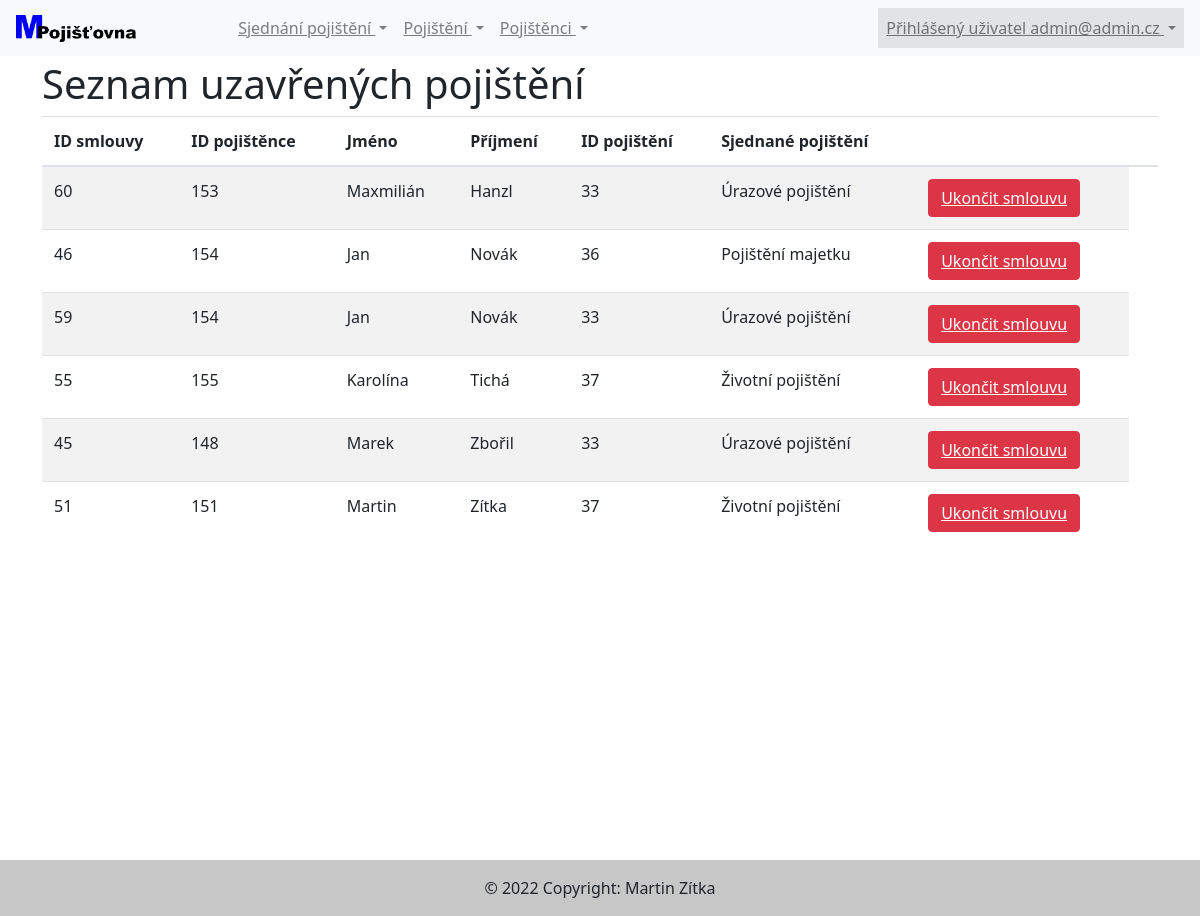
The app's page /readSjednani.php (signed in), older data.
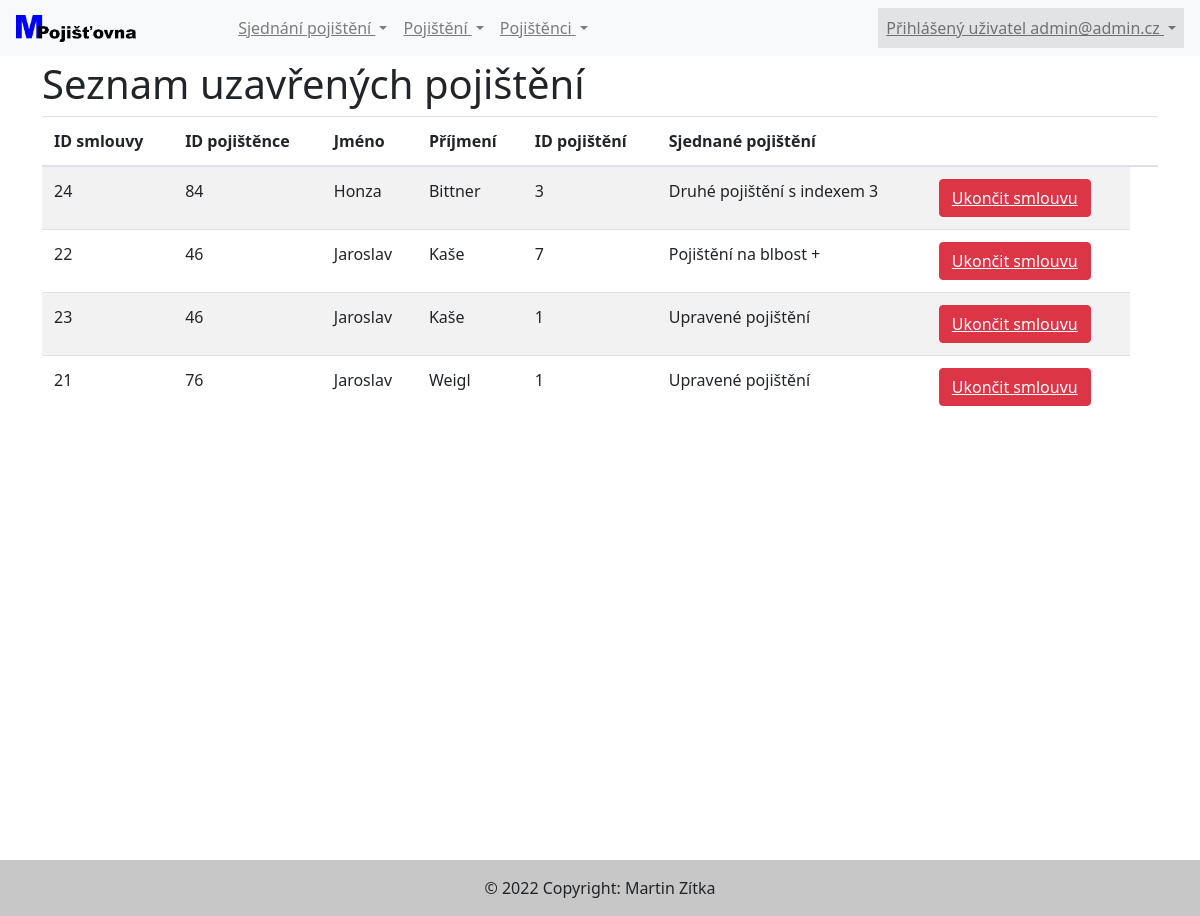
The same page, newer data.
### tables this page shows
CREATE TABLE `pojistenci_pojisteni` (
  `sjednaniId` int(11) NOT NULL,
  `pojistenecId` int(11) DEFAULT NULL,
  `pojisteniId` int(11) DEFAULT NULL
);

CREATE TABLE `pojistenci` (
  `pojistenecId` int(11) NOT NULL,
  `jmeno` varchar(60) DEFAULT NULL,
  `prijmeni` varchar(60) DEFAULT NULL,
  `datumNarozeni` date DEFAULT NULL,
  `telefon` varchar(20) DEFAULT NULL
);

CREATE TABLE `pojisteni` (
  `pojisteniId` int(11) NOT NULL,
  `nazev` varchar(255) DEFAULT NULL,
  `popis` text DEFAULT NULL
);

### tridy/Sjednani.php (the view, shortened to what this page needs)
<?php
class Sjednani {
    public function VypisSjednani() {
        global $connection;
        $dbVypisSjednani = "SELECT pp.sjednaniId, pp.pojistenecId, jmeno, prijmeni, pojisteni.pojisteniId, pojisteni.nazev FROM pojistenci
            JOIN pojistenci_pojisteni AS pp ON pp . pojistenecId = pojistenci . pojistenecId
            JOIN pojisteni ON pp . pojisteniId = pojisteni . pojisteniId
            ORDER BY pojistenci.prijmeni, pp.pojistenecId, pp.sjednaniId;";
        $VypisSjednani = mysqli_query($connection, $dbVypisSjednani);
        while ($row = mysqli_fetch_array($VypisSjednani)) {
            echo('<table class="table table-striped table-hover">');
            echo('<thead><th>ID smlouvy</th><th>ID pojištěnce</th><th>Jméno</th><th>Příjmení</th><th>ID pojištění</th><th>Sjednané pojištění</th><th colspan="2"><th></thead>');
            foreach ($VypisSjednani as $s) {
                echo('<tr><td>' . htmlspecialchars($s['sjednaniId']));
                echo('</td><td>' . htmlspecialchars($s['pojistenecId']));
                echo('</td><td>' . htmlspecialchars($s['jmeno']));
                echo('</td><td>' . htmlspecialchars($s['prijmeni']));
                echo('</td><td>' . htmlspecialchars($s['pojisteniId']));
                echo('</td><td>' . htmlspecialchars($s['nazev']));
                echo('</td><td><a class="btn btn-danger" role"link" href="deleteSjednani.php?sjednaniId=' . $s['sjednaniId'] . '">Ukončit smlouvu</a></button>');
                echo('</td></tr>');
            }
            echo('</table>');
        }
    }
}

Row changes from the older to the newer data that the page shows:
removed pojistenci_pojisteni: sjednaniId "60", pojistenecId "153", pojistenecId.jmeno "Maxmilián", pojistenecId.prijmeni "Hanzl", pojisteniId.pojisteniId "33", pojisteniId.nazev "Úrazové pojištění"
removed pojistenci_pojisteni: sjednaniId "46", pojistenecId "154", pojistenecId.jmeno "Jan", pojistenecId.prijmeni "Novák", pojisteniId.pojisteniId "36", pojisteniId.nazev "Pojištění majetku"
removed pojistenci_pojisteni: sjednaniId "59", pojistenecId "154", pojistenecId.jmeno "Jan", pojistenecId.prijmeni "Novák", pojisteniId.pojisteniId "33", pojisteniId.nazev "Úrazové pojištění"
removed pojistenci_pojisteni: sjednaniId "55", pojistenecId "155", pojistenecId.jmeno "Karolína", pojistenecId.prijmeni "Tichá", pojisteniId.pojisteniId "37", pojisteniId.nazev "Životní pojištění"
removed pojistenci_pojisteni: sjednaniId "45", pojistenecId "148", pojistenecId.jmeno "Marek", pojistenecId.prijmeni "Zbořil", pojisteniId.pojisteniId "33", pojisteniId.nazev "Úrazové pojištění"
removed pojistenci_pojisteni: sjednaniId "51", pojistenecId "151", pojistenecId.jmeno "Martin", pojistenecId.prijmeni "Zítka", pojisteniId.pojisteniId "37", pojisteniId.nazev "Životní pojištění"
added pojistenci_pojisteni: sjednaniId "24", pojistenecId "84", pojistenecId.jmeno "Honza", pojistenecId.prijmeni "Bittner", pojisteniId.pojisteniId "3", pojisteniId.nazev "Druhé pojištění s indexem 3"
added pojistenci_pojisteni: sjednaniId "22", pojistenecId "46", pojistenecId.jmeno "Jaroslav", pojistenecId.prijmeni "Kaše", pojisteniId.pojisteniId "7", pojisteniId.nazev "Pojištění na blbost +"
added pojistenci_pojisteni: sjednaniId "23", pojistenecId "46", pojistenecId.jmeno "Jaroslav", pojistenecId.prijmeni "Kaše", pojisteniId.pojisteniId "1", pojisteniId.nazev "Upravené pojištění"
added pojistenci_pojisteni: sjednaniId "21", pojistenecId "76", pojistenecId.jmeno "Jaroslav", pojistenecId.prijmeni "Weigl", pojisteniId.pojisteniId "1", pojisteniId.nazev "Upravené pojištění"
